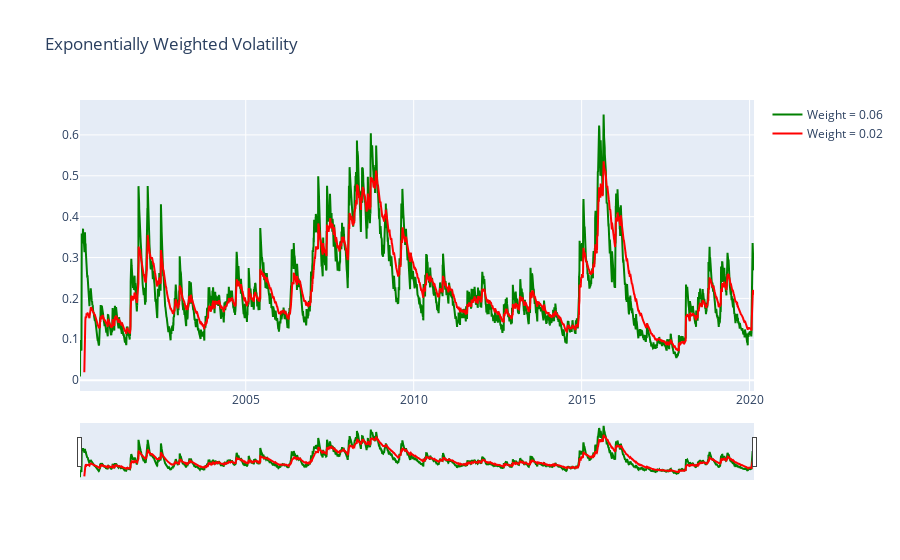

Here is the notebook cell this chart was saved with:
### Code cell
fig = go.Figure()
fig.add_trace(go.Scatter(x=ewav.index, y=ewav['Estimated Volatility (0.06)'], name="Weight = 0.06",
                         line_color='green'))

fig.add_trace(go.Scatter(x=ewav.index, y=ewav['Estimated Volatility (0.02)'], name="Weight = 0.02",
                         line_color='red'))

fig.update_layout(title_text='Exponentially Weighted Volatility',
                  xaxis_rangeslider_visible=True)
fig.show()

### Figure 1 — Plotly figure (JSON) as saved in the notebook; plotly's stock layout.template omitted (floating-point values rounded to 4 significant figures; data arrays with more than 128 entries replaced by an {"elided": "..."} marker saying what was removed)
{"data": [{"line": {"color": "green"}, "name": "Weight = 0.06", "type": "scatter", "x": {"elided": "4981 str values"}, "y": {"elided": "4981 float values"}}, {"line": {"color": "red"}, "name": "Weight = 0.02", "type": "scatter", "x": {"elided": "4981 str values"}, "y": {"elided": "4981 float values"}}], "layout": {"title": {"text": "Exponentially Weighted Volatility"}, "xaxis": {"rangeslider": {"visible": true}}}}
